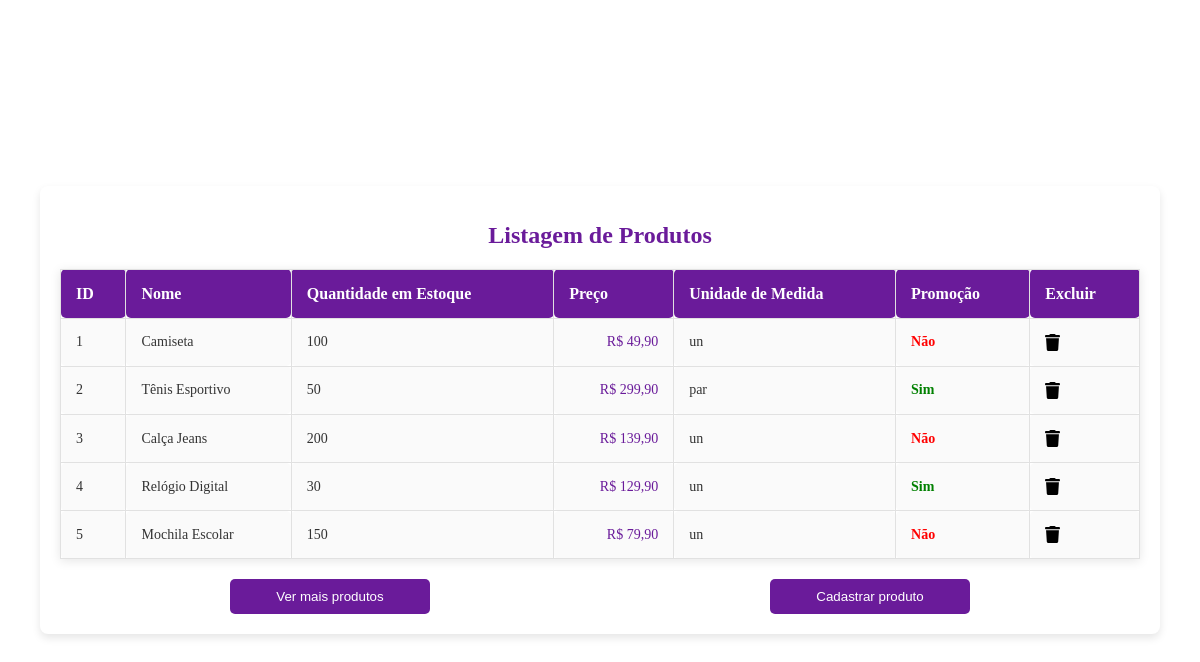
Page /views/product_form.php on the committed database.
### tables this page shows
CREATE TABLE produto (
    id INT PRIMARY KEY AUTO_INCREMENT,
    nome VARCHAR(255) NOT NULL,
    qtde_estoque INT DEFAULT 0,
    preco DECIMAL(15, 2) CHECK (preco >= 0),
    unidade_medida VARCHAR(10),
    promocao CHAR(1) DEFAULT 'N' CHECK (promocao IN ('Y', 'N'))
);

### models/Produto.php (called while the page is built, shortened)
<?php
class Produto implements GenericInterface
{
    public function getAll()
    {
        $conn = (new Database())->getConnection();
        $stmt = mysqli_prepare($conn, "SELECT * FROM produto");
        mysqli_stmt_execute($stmt);
        $result = mysqli_stmt_get_result($stmt);
        $produtos = [];
        while ($data = mysqli_fetch_assoc($result)) {
            $produtos[] = [
                'id' => $data['id'],
                'nome' => $data['nome'],
                'qtde_estoque' => $data['qtde_estoque'],
                'preco' => $data['preco'],
                'unidade_medida' => $data['unidade_medida'],
                'promocao' => $data['promocao']
            ];
        }
        return $produtos;
    }
}

### views/product_form.php (the view, shortened to what this page needs)
<?php
require_once "../models/Produto.php";
$productModel = new Produto();
$produtos = $productModel->getAll();
?>
<link rel="stylesheet" href="../config/global.css">
<div class="product-container">
    <h1>Listagem de Produtos</h1>
    <table>
        <thead>
            <tr>
                <th>ID</th>
                <th>Nome</th>
                <th>Quantidade em Estoque</th>
                <th>Preço</th>
                <th>Unidade de Medida</th>
                <th>Promoção</th>
                <th>Excluir</th>
            </tr>
        </thead>
        <tbody>
            <?php
            if (!empty($produtos)) {
                foreach ($produtos as $produto) {
                    echo "<tr data-id='" . $produto['id'] . "' class='product-row'>";
                    echo "<td>" . $produto['id'] . "</td>";
                    echo "<td>" . $produto['nome'] . "</td>";
                    echo "<td>" . $produto['qtde_estoque'] . "</td>";
                    echo "<td class='price'>R$ " . number_format($produto['preco'], 2, ',', '.') . "</td>";
                    echo "<td>" . $produto['unidade_medida'] . "</td>";
                    echo "<td class='" . ($produto['promocao'] == 'Y' ? 'promo' : 'no-promo') . "'>" . ($produto['promocao'] == 'Y' ? 'Sim' : 'Não') . "</td>";
                    echo "<td><img class='btnExcluir' src='../assets/icons/trash-solid.svg' width='15px' data-id='" . $produto['id'] . "'></td>";
                    echo "</tr>";
                }
            } else {
                echo "<tr><td colspan='7'>Nenhum produto encontrado</td></tr>";
            }
            ?>
        </tbody>
    </table>
    <div class="buttons" style="display:flex">
        <button class="btn">Ver mais produtos</button>
        <button id="btnCadastrarProduto" class="btn">Cadastrar produto</button>
    </div>
</div>

### config/global.css (style rules this page uses)
.product-container { width: 90%; max-width: 1100px; margin-top: 20px; background-color: white; border-radius: 8px; box-shadow: 0 4px 8px rgba(0, 0, 0, 0.1); overflow: hidden; padding: 20px; }
h1 { font-size: 24px; color: #6a1b9a; text-align: center; margin-bottom: 20px; }
table { width: 100%; border-collapse: collapse; margin-top: 20px; box-shadow: 0 2px 10px rgba(0, 0, 0, 0.1); }
table, th, td { border: 1px solid #e1e1e1; }
th, td { padding: 15px; text-align: left; }
th { background-color: #6a1b9a; color: white; font-size: 16px; font-weight: bold; }
td { background-color: #fafafa; font-size: 14px; color: #333; }
td.price { text-align: right; color: #6a1b9a; }
td.promo { color: green; font-weight: bold; }
td.no-promo { color: red; font-weight: bold; }
th, td { border-radius: 5px; }
.btn { background-color: #6a1b9a; color: white; padding: 10px 20px; border: none; border-radius: 5px; cursor: pointer; text-align: center; display: block; margin-top: 20px; width: 200px; margin-left: auto; margin-right: auto; }

### rows in the picture
produto: id "1", nome "Camiseta", qtde_estoque "100", preco "49,90", unidade_medida "un", promocao "Não"
produto: id "2", nome "Tênis Esportivo", qtde_estoque "50", preco "299,90", unidade_medida "par", promocao "Sim"
produto: id "3", nome "Calça Jeans", qtde_estoque "200", preco "139,90", unidade_medida "un", promocao "Não"
produto: id "4", nome "Relógio Digital", qtde_estoque "30", preco "129,90", unidade_medida "un", promocao "Sim"
produto: id "5", nome "Mochila Escolar", qtde_estoque "150", preco "79,90", unidade_medida "un", promocao "Não"
